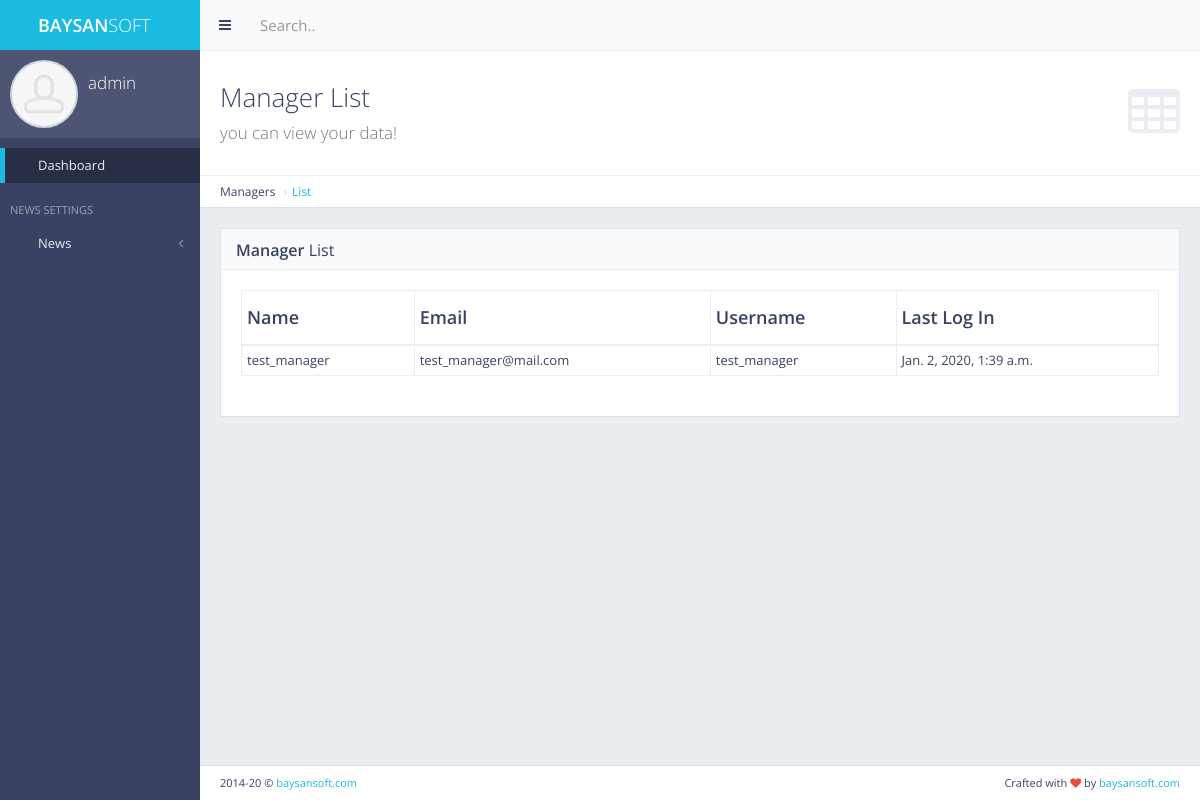
The app's page /panel/users/managers/list/ (signed in), older data.
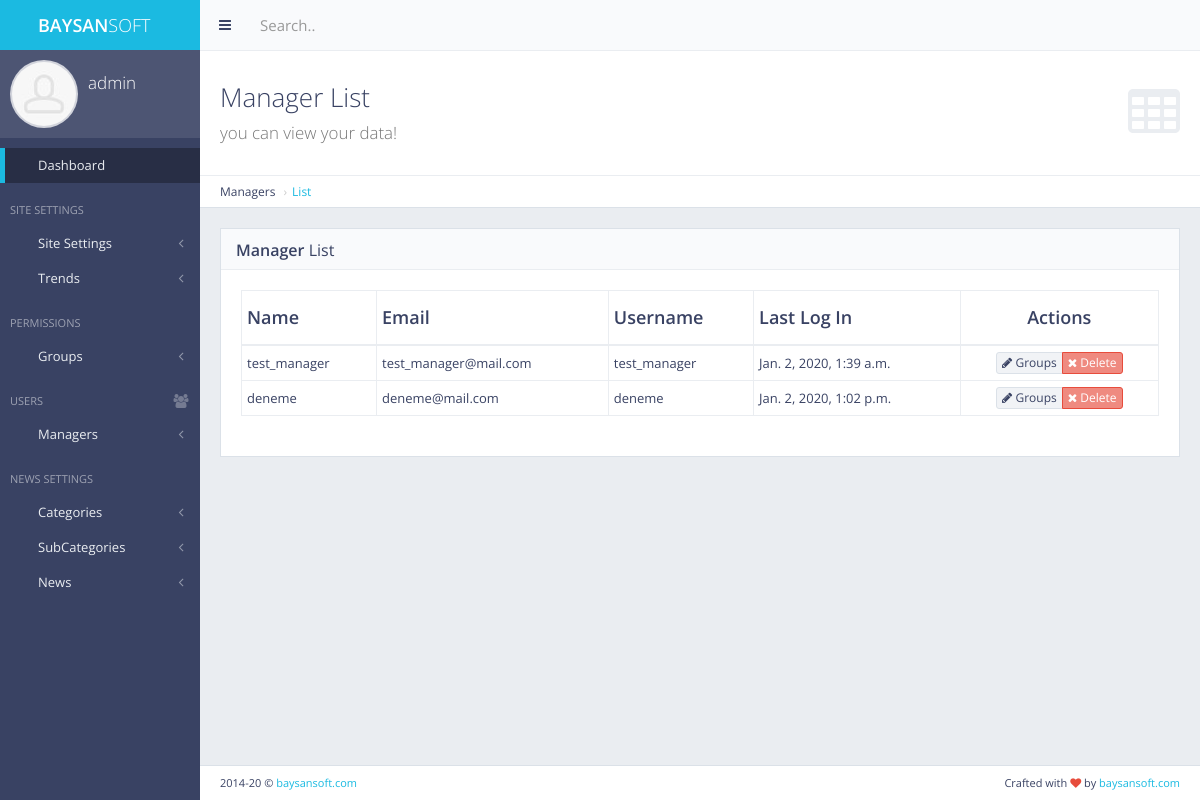
The same page, newer data.
### users/models.py (models this page shows, shortened)
class Manager(models.Model):
    name = models.CharField(max_length=255)
    user = models.OneToOneField(User, on_delete=models.CASCADE)
    email = models.CharField(max_length=255)

### panel/views.py (the view)
# urls.py: path('users/managers/list/', views.manager_list, name='manager_list'),
def manager_list(request):
    if not request.user.is_authenticated:
        return redirect('main:my_login')
    managers = Manager.objects.all()
    context = {
        'managers': managers,
    }
    return render(request, 'back/manager_list.html', context=context)

### category/context_processor.py (called while the page is built)
def get_categories(request):  # template'a direkt veri yolluyor
    get_categories = Category.objects.all()
    return dict(
        get_categories=get_categories)  # get_categories diyerek direkt template'den çağırabiliriz. Sözlük olarak döndürür.

### main/context_processors.py (called while the page is built)
def get_site_settings(request):
    site = Main.objects.first()
    return dict(site_settings=site)

### main/templatetags/my_auth.py (called while the page is built)
@register.filter(name='has_group')
def has_group(user,group_name):
    return user.groups.filter(name=group_name).exists()

### news/context_processors.py (called while the page is built)
def get_last_news(request):
    get_last_news = News.objects.all().order_by('-date')[:3]
    return dict(get_last_news=get_last_news)

def get_popular_posts(request):  # bu şekilde tek fonksiyon ile 2 veri seti döndürebiliriz
    get_popular_posts = News.objects.all().order_by('-show')
    get_popular_posts_detail = News.objects.all().order_by('-show')[:3]
    get_popular_posts_home = News.objects.all().order_by('-show')[:3]
    return dict(get_popular_posts=get_popular_posts, get_popular_posts_detail=get_popular_posts_detail,
                get_popular_posts_home=get_popular_posts_home)

### subcategory/context_processors.py (called while the page is built)
def get_subcategories(request):
    get_subcategories = SubCategory.objects.all()
    return dict(get_subcategories=get_subcategories)

### templates/back/manager_list.html (shortened to what this page needs)
{% extends 'back/layout.html' %}
{% load static %}
{% load my_auth %}
{% block body %}
    <div class="content-header">
        <div class="header-section">
            <h1>
                <i class="fa fa-table"></i>Manager List<br><small>you can view your data!</small>
            </h1>
        </div>
    </div>
    <ul class="breadcrumb breadcrumb-top">
        <li>Managers</li>
        <li><a href="{% url 'panel:manager_list' %}">List</a></li>
    </ul>
    <div class="block full">
        <div class="block-title">
            <h2><strong>Manager</strong> List</h2>
        </div>
        <div class="table-responsive">
            <table id="example-datatable" class="table table-vcenter table-condensed table-bordered">
                <thead>
                <tr>
                    <th>Name</th>
                    <th>Email</th>
                    <th>Username</th>
                    <th>Last Log In</th>
                    {% if request.user|has_group:'Master User' %}
                    <th class="text-center">Actions</th>
                    {% endif %}
                </tr>
                </thead>
                <tbody>
                {% for manager in managers %}
                    <tr>
                        <td>{% if manager.name %} {{ manager.name }} {% else %} - {% endif %}</td>
                        <td>{{ manager.email }}</td>
                        <td>{{ manager.user.username }}</td>
                        <td>{{ manager.user.last_login }}</td>
                    {% if request.user|has_group:'Master User' %}
                        <td class="text-center">
                            <div class="btn-group">
                                <a href="{% url 'panel:users_groups' pk=manager.pk %}" data-toggle="tooltip" title="Groups"
                                   class="btn btn-xs btn-default"><i class="fa fa-pencil"></i> Groups</a>
                                <a href="{% url 'panel:manager_delete' pk=manager.pk %}" data-toggle="tooltip" title="Delete"
                                   class="btn btn-xs btn-danger"><i class="fa fa-times"></i> Delete</a>
                            </div>
                        </td>
                    {% endif %}
                    </tr>
                {% endfor %}
                </tbody>
            </table>
        </div>
    </div>
{% endblock body %}

Row changes from the older to the newer data that the page shows:
shown differently, row unchanged: Manager "test_manager": now shows "Groups Delete"
added Manager: name "deneme", email "deneme@mail.com", user.username "deneme", user.last_login "Jan. 2, 2020, 1:02 p.m.", shows "Groups"
Text that changed along with them:
text now shown: "SITE SETTINGS Site Settings Trends PERMISSIONS Groups USERS Managers Categories SubCategories Actions"
